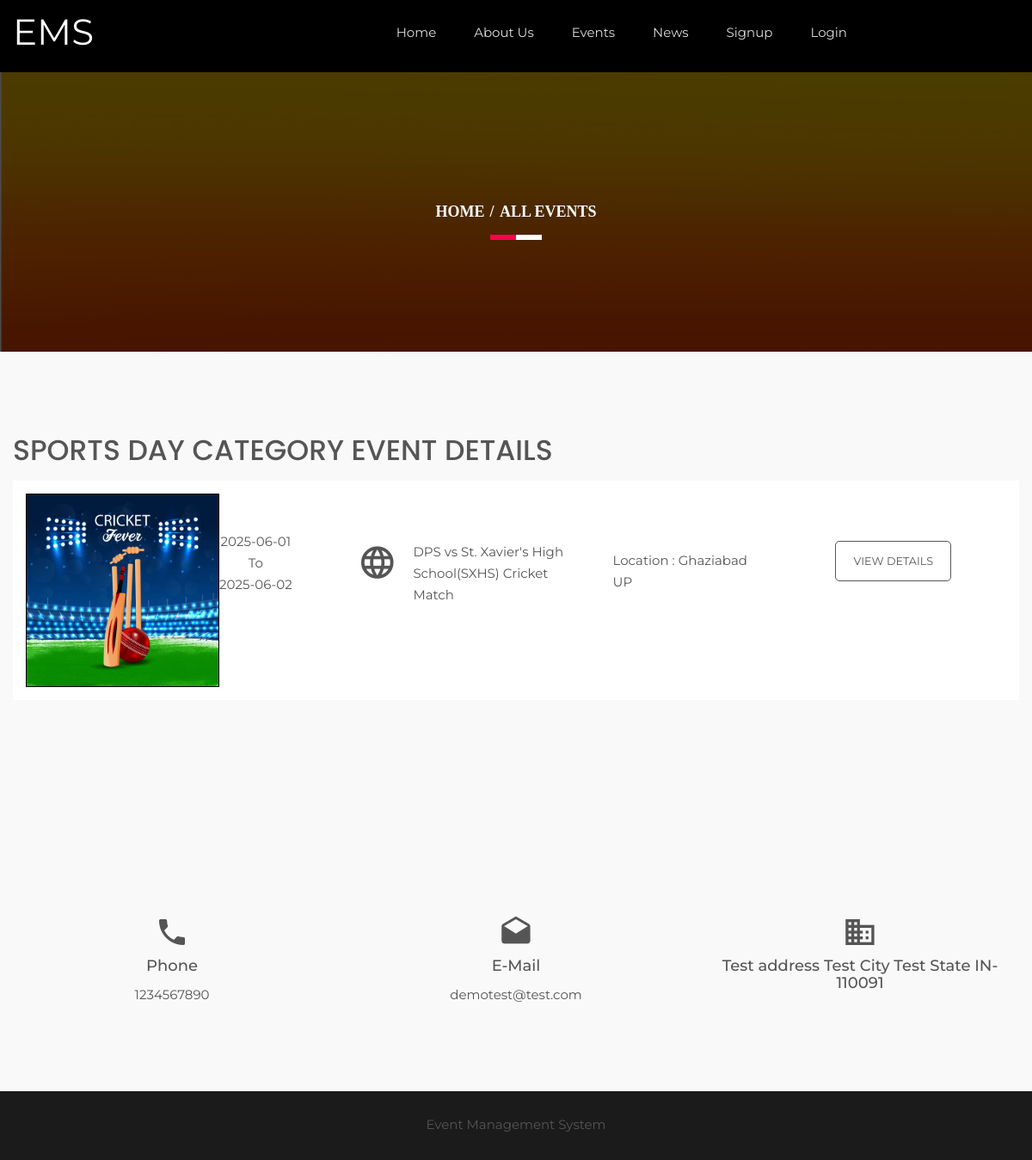
The page /category-wise-events.php?catid=1 on the database its author committed.
### tables this page shows
CREATE TABLE `tblgenralsettings` (
  `id` int(11) NOT NULL,
  `SiteName` varchar(200) DEFAULT NULL,
  `PhoneNumber` bigint(12) DEFAULT NULL,
  `EmailId` varchar(255) DEFAULT NULL,
  `address` mediumtext DEFAULT NULL,
  `footercontent` mediumtext DEFAULT NULL,
  `LastUpdationDate` timestamp NULL DEFAULT NULL ON UPDATE current_timestamp()
);

CREATE TABLE `tblcategory` (
  `id` int(11) NOT NULL,
  `CategoryName` varchar(200) DEFAULT NULL,
  `CategoryDescription` mediumtext DEFAULT NULL,
  `CreationDate` timestamp NULL DEFAULT current_timestamp(),
  `UpdationDate` timestamp NULL DEFAULT NULL ON UPDATE current_timestamp(),
  `IsActive` char(1) DEFAULT NULL
);

CREATE TABLE `tblevents` (
  `id` int(11) NOT NULL,
  `CategoryId` char(10) DEFAULT NULL,
  `SponserId` char(10) DEFAULT NULL,
  `EventName` varchar(255) DEFAULT NULL,
  `EventDescription` mediumtext DEFAULT NULL,
  `EventStartDate` date DEFAULT NULL,
  `EventEndDate` date DEFAULT NULL,
  `EventLocation` varchar(255) DEFAULT NULL,
  `EventImage` varchar(255) DEFAULT NULL,
  `PostingDate` timestamp NULL DEFAULT current_timestamp(),
  `LastUpdationDate` timestamp NULL DEFAULT NULL ON UPDATE current_timestamp(),
  `IsActive` int(1) DEFAULT NULL
);

### category-wise-events.php (the view, shortened to what this page needs)
<?php
include('includes/config.php');
?>
<!doctype html>
<html class="no-js" lang="en">
    <head>
        <link rel="stylesheet" href="css/bootstrap.min.css">
        <link rel="stylesheet" href="css/animate.css">
        <link rel="stylesheet" href="css/meanmenu.min.css">
        <link rel="stylesheet" href="css/owl.carousel.css">
        <link rel="stylesheet" href="css/icofont.css">
        <link rel="stylesheet" href="css/nivo-slider.css">
        <link rel="stylesheet" href="css/animate-text.css">
        <link rel="stylesheet" href="css/material-design-iconic-font.min.css">
		<link rel="stylesheet" href="style.css">
        <link rel="stylesheet" href="css/responsive.css">
		<link href="css/color/skin-default.css" rel="stylesheet">
    </head>
    <body>
         <div class="wrapper single-blog">
           <div id="home" class="header-slider-area">
                   <?php include_once('includes/header.php');?>
            </div>
            <div class="breadcumb-area bg-overlay">
                <div class="container">
                    <ol class="breadcrumb">
                        <li><a href="index.php">Home</a></li>
                        <li class="active">All Events</li>
                    </ol>
                </div>
            </div>
       <div class="upcomming-events-area off-white ptb100">
                  <div class="container">
                      <div class="row">
                          <div class="col-xs-12">
                            <?php
                            $cid=intval($_GET['catid']);
$sql = "SELECT id,CategoryName from tblcategory where id=:cid";
$query = $dbh -> prepare($sql);
$query->bindParam(':cid',$cid,PDO::PARAM_STR);
$query->execute();
$results=$query->fetchAll(PDO::FETCH_OBJ);
if($query->rowCount() > 0)
{
foreach($results as $row)
{
?>
                           <h1 class="section-title"><?php echo htmlentities($row->CategoryName);?> Category Event Details</h1>
                       <?php }} ?>
                        </div>
                          <div class="total-upcomming-event col-md-12 col-sm-12 col-xs-12">
<?php
$isactive=1;
$sql = "SELECT EventName,EventLocation,EventStartDate,EventEndDate,EventImage,id from tblevents where IsActive=:isactive and CategoryId=:cid order by id desc ";
$query = $dbh -> prepare($sql);
$query->bindParam(':isactive',$isactive,PDO::PARAM_STR);
$query->bindParam(':cid',$cid,PDO::PARAM_STR);
$query->execute();
$results=$query->fetchAll(PDO::FETCH_OBJ);
if($query->rowCount() > 0)
{
foreach($results as $row)
{
    ?>
                              <div class="single-upcomming shadow-box">
                                 <div class="col-md-4 hidden-sm col-xs-12">
                                     <div class="sue-pic">
                                        <img src="admin/eventimages/<?php echo htmlentities($row->EventImage);?>" alt="<?php echo htmlentities($row->EventName);?>" style="border:#000 1px solid">
                                     </div>
                                     <div class="sue-date-time text-center">
                                         <span><?php echo htmlentities($row->EventStartDate);?></span>To
                                         <span><?php echo htmlentities($row->EventEndDate);?></span>
                                     </div>
                                 </div>
                                 <div class="col-md-3 col-sm-5 col-xs-12">
                                    <div class="uc-event-title">
                                        <div class="uc-icon"><i class="zmdi zmdi-globe-alt"></i></div>
                                        <a href="#"><?php echo htmlentities($row->EventName);?></a>
                                    </div>
                                 </div>
                                 <div class="col-md-2 col-sm-3 col-xs-12">
                                     <div class="venu-no">
                                         <p>Location : <?php echo htmlentities($row->EventLocation);?></p>
                                     </div>
                                 </div>
                                 <div class="col-md-3 col-sm-4 col-xs-12">
                                     <div class="upcomming-ticket text-center">
<a href="event-details.php?evntid=<?php echo htmlentities($row->id);?>" class="btn-def bnt-2 small">View Details</a>
                                     </div>
                                 </div>
                              </div>
 <?php } } else { ?>
 <p>No Record Found</p>
 <?php } ?>
                          </div>
                      </div>
                  </div>
              </div>
                 <?php include_once('includes/footer.php');?>
        </div>
    </body>
</html>

### includes/header.php (shortened to what this page needs)
<?php
$ret = "Select  SiteName from tblgenralsettings ";
$querys = $dbh -> prepare($ret);
$querys->execute();
$resultss=$querys->fetchAll(PDO::FETCH_OBJ);
if($querys->rowCount() > 0)
{
foreach($resultss as $rows)
{ ?>
   <div id="home" class="header-slider-area">
                <div class="header-area header-2">
                    <div id="sticker" class="logo-menu-area header-area-2">
                        <div class="container hidden-xs">
                            <div class="row">
                                <div class="col-md-2 col-sm-3">
                                    <div class="logo">
                                        <a href="index.php" style="font-size:42px; color:#fff"><?php echo htmlentities($rows->SiteName);?></a>
                                    </div>
                                </div>
                                <div class="col-md-8 col-sm-9">
                                    <div class="main-menu text-right">
                                        <nav>
                                            <ul id="nav">
                                                <li><a class="smooth-scroll" href="index.php">Home</a></li>
                                                <li><a class="smooth-scroll" href="about-us.php">About Us</a></li>
                                                <li><a class="smooth-scroll" href="all-events.php">Events</a></li>
                                                <li><a class="smooth-scroll" href="news.php">News</a></li>
                                                <?php if(strlen($_SESSION['usrid']==0)){?>
                                                <li><a class="smooth-scroll" href="signup.php">Signup</a></li>
                                                 <li><a class="smooth-scroll" href="signin.php">Login</a></li>
                                             <?php } else {?>
<li><a class="smooth-scroll" href="profile.php">My Account</a></li>
                                             <?php } ?>
                                            </ul>
                                        </nav>
                                    </div>
                                </div>
                                </div>
                            </div>
                        </div>
                    </div>
                    <?php }} ?>

### includes/footer.php (shortened to what this page needs)
<?php
$ret = "Select  PhoneNumber,address,EmailId,footercontent from tblgenralsettings ";
$querys = $dbh -> prepare($ret);
$querys->execute();
$resultss=$querys->fetchAll(PDO::FETCH_OBJ);
if($querys->rowCount() > 0)
{
foreach($resultss as $rows)
{ ?>
 <div class="information-area off-white ptb100">
                    <div class="container">
                        <div class="row">
                            <div class="col-md-4 col-sm-3 col-xs-12">
                                <div class="single-information text-center">
                                    <div class="info-icon">
                                        <i class="zmdi zmdi-phone"></i>
                                    </div>
                                    <h4>Phone</h4>
                                    <p><?php echo htmlentities($rows->PhoneNumber);?></p>
                                </div>
                            </div>
                            <div class="col-md-4 col-sm-3 col-xs-12">
                                <div class="single-information text-center">
                                    <div class="info-icon">
                                        <i class="zmdi zmdi-email-open"></i>
                                    </div>
                                    <h4>E-Mail</h4>
                                    <p><a href="mailto:company@email.com"><?php echo htmlentities($rows->EmailId);?></a></p>
                                </div>
                            </div>
                            <div class="col-md-4 col-sm-3 col-xs-12">
                                <div class="single-information text-center">
                                    <div class="info-icon">
                                        <i class="zmdi zmdi-city-alt"></i>
                                    </div>
                                    <h4><?php echo htmlentities($rows->address);?></h4>
                                </div>
                            </div>
                        </div>
                    </div>
                </div>
            <div class="footer-area" align="center">
                <div class="container">
                    <div class="row">
                        <div class="col-md-12 col-sm-6 col-xs-12">
                            <div class="social-area">
                             <?php echo htmlentities($rows->footercontent);?>
                            </div>
                        </div>
                    </div>
                </div>
            </div>
            <?php }} ?>

### style.css (style rules this page uses)
.container { width: 1200px }
html, body { height: 100%; font-family: 'Montserrat', sans-serif; font-size: 15px; color: #555; line-height: 25px; }
img { max-width: 100%; height: auto; }
p { margin: 0 0 15px }
h1, h2, h3, h4, h5, h6 { margin: 0 0 10px }
h1 { font-family: 'Poppins', sans-serif }
a { -webkit-transition: all 0.3s ease 0s; transition: all 0.3s ease 0s; text-decoration: none; color: #555; }
ul { list-style: outside none none; margin: 0; padding: 0; }
.ptb100 { padding: 100px 0 }
.off-white { background: #f9f9f9 }
.wrapper { background: #fff }
ul li { display: inline-block }
.main-menu ul li a { color: #ddd }
.logo-menu-area { padding: 35px 0 }
.main-menu ul li { margin-right: 40px }
.main-menu ul li:last-child { margin: 0 }
.header-area { left: 0; position: absolute; top: 0; width: 100%; z-index: 999; }
.header-slider-area { position: relative }
a.btn-def { border: 1px solid #f1f1f1; border-radius: 5px; color: #f1f1f1; display: inline-block; padding: 15px 30px; text-transform: uppercase; }
a.btn-def.bnt-2 { border: 1px solid #555; color: #555; padding: 10px 20px; }
a.btn-def.bnt-2.small { padding: 10px 20px }
.section-title { color: #555555; font-size: 33px; line-height: 30px; margin: 0 0 20px; text-transform: uppercase; }
.shadow-box { -webkit-transition: all 0.3s ease 0s; transition: all 0.3s ease 0s; }
.sue-pic { float: left; text-align: center; width: 225px; }
.sue-date-time { display: inline-block; padding: 43px 0; }
.sue-date-time span { display: block }
.uc-icon { float: left; font-size: 45px; width: 23%; padding-top: 13px; }
.uc-event-title > a { color: #555; float: left; padding-top: 10px; width: 77%; }
.single-upcomming { background: #fff none repeat scroll 0 0; float: left; margin-bottom: 50px; min-height: 180px; padding: 15px 0; width: 100%; }
.uc-event-title { overflow: hidden; padding-top: 45px; }
.venu-no { padding-top: 65px }
.upcomming-ticket { padding-top: 55px }
.bg-overlay { position: relative; z-index: 1; }
.bg-overlay:before { background: #000 none repeat scroll 0 0; content: ""; height: 100%; left: 0; opacity: 0.85; -ms-filter: "progid:DXImageTransform.Microsoft.Alpha(Opacity=85)"; position: absolute; top: 0; width: 100%; z-index: -1; }
.breadcumb-area.bg-overlay:before { opacity: 0.7; -ms-filter: "progid:DXImageTransform.Microsoft.Alpha(Opacity=70)"; }
.info-icon { font-size: 40px; margin-bottom: 10px; }
.single-information > p { margin-bottom: 5px }
.single-information p:last-child { margin: 0 }
.footer-area { background: #1b1b1b none repeat scroll 0 0; height: 80px; line-height: 78px; }
.header-2 { background: #000 none repeat scroll 0 0; position: static; }
.breadcumb-area { background: rgba(0, 0, 0, 0) url("img/bg.png") repeat scroll 0 0; padding: 150px 0; text-align: center; }
.breadcrumb { background-color: transparent; border-radius: 0; list-style: outside none none; margin-bottom: 0; padding: 0; position: relative; }
.breadcrumb > li + li:before { color: #fff; font-weight: 700; padding: 0 2px; }
.breadcrumb a, .breadcrumb li.active { color: #fff }
.breadcrumb li { font-family: popins; font-size: 18px; font-weight: 700; text-transform: uppercase; }
.breadcrumb:before, .breadcrumb:after { background: #fff none repeat scroll 0 0; bottom: -20px; content: ""; height: 6px; left: 50%; position: absolute; -webkit-transform: translateX(-50%); transform: translateX(-50%); width: 60px; }
.breadcrumb:after { background: #ff004d none repeat scroll 0 0; -webkit-transform: translateX(-100%); transform: translateX(-100%); width: 30px; }
#sticker { right: 0; left: 0; }

### css/responsive.css (style rules this page uses)
@media (min-width: 1170px) and (max-width: 1400px) { .logo-menu-area { padding: 25px 0; } }

### css/color/skin-default.css (style rules this page uses)
.breadcrumb::after { background: #ff004d none repeat scroll 0 0; }

### rows shown on the page
tblgenralsettings: SiteName "EMS", PhoneNumber "1234567890", EmailId "demotest@test.com", address "Test address Test City Test State IN-110091", footercontent "Event Management System"
tblcategory: CategoryName "SPORTS DAY"
tblevents: EventImage (picture), EventStartDate "2025-06-01", EventEndDate "2025-06-02", EventName "DPS vs St. Xavier's High School(SXHS) Cricket Match", EventLocation "Ghaziabad UP"
